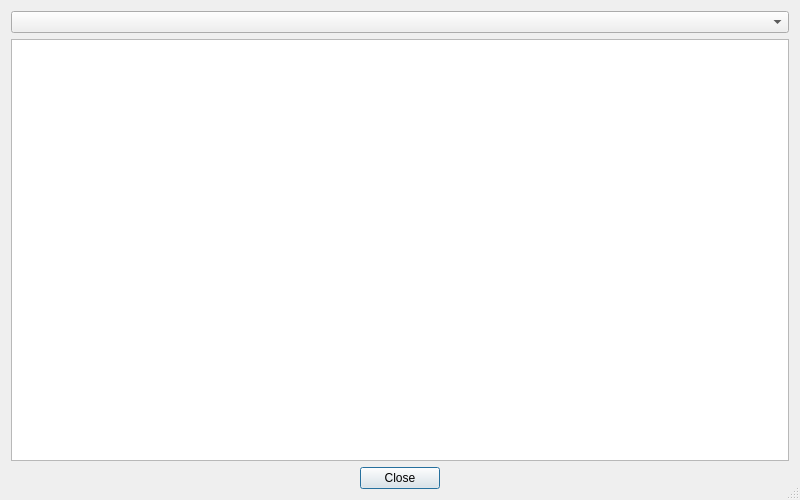
<?xml version="1.0" encoding="UTF-8"?>
<ui version="4.0">
 <class>GAsciiDialogClass</class>
 <widget class="QDialog" name="GAsciiDialogClass">
  <property name="geometry">
   <rect>
    <x>0</x>
    <y>0</y>
    <width>800</width>
    <height>500</height>
   </rect>
  </property>
  <property name="windowTitle">
   <string>UCC Results</string>
  </property>
  <property name="windowIcon">
   <iconset resource="gucc.qrc">
    <normaloff>:/images/gucc.png</normaloff>:/images/gucc.png</iconset>
  </property>
  <property name="sizeGripEnabled">
   <bool>true</bool>
  </property>
  <layout class="QVBoxLayout" name="verticalLayout">
   <item>
    <widget class="QComboBox" name="cboResultsSelect"/>
   </item>
   <item>
    <widget class="QTextEdit" name="txtResults">
     <property name="lineWrapMode">
      <enum>QTextEdit::NoWrap</enum>
     </property>
     <property name="readOnly">
      <bool>true</bool>
     </property>
    </widget>
   </item>
   <item>
    <layout class="QHBoxLayout" name="horizontalLayout">
     <item>
      <spacer name="horizontalSpacer">
       <property name="orientation">
        <enum>Qt::Horizontal</enum>
       </property>
       <property name="sizeHint" stdset="0">
        <size>
         <width>40</width>
         <height>20</height>
        </size>
       </property>
      </spacer>
     </item>
     <item>
      <widget class="QPushButton" name="btnClose">
       <property name="text">
        <string>Close</string>
       </property>
      </widget>
     </item>
     <item>
      <spacer name="horizontalSpacer_2">
       <property name="orientation">
        <enum>Qt::Horizontal</enum>
       </property>
       <property name="sizeHint" stdset="0">
        <size>
         <width>40</width>
         <height>20</height>
        </size>
       </property>
      </spacer>
     </item>
    </layout>
   </item>
  </layout>
 </widget>
 <resources>
  <include location="gucc.qrc"/>
 </resources>
 <connections>
  <connection>
   <sender>btnClose</sender>
   <signal>clicked()</signal>
   <receiver>GAsciiDialogClass</receiver>
   <slot>accept()</slot>
   <hints>
    <hint type="sourcelabel">
     <x>418</x>
     <y>482</y>
    </hint>
    <hint type="destinationlabel">
     <x>510</x>
     <y>470</y>
    </hint>
   </hints>
  </connection>
 </connections>
 <slots>
  <slot>closeWindow()</slot>
 </slots>
</ui>
